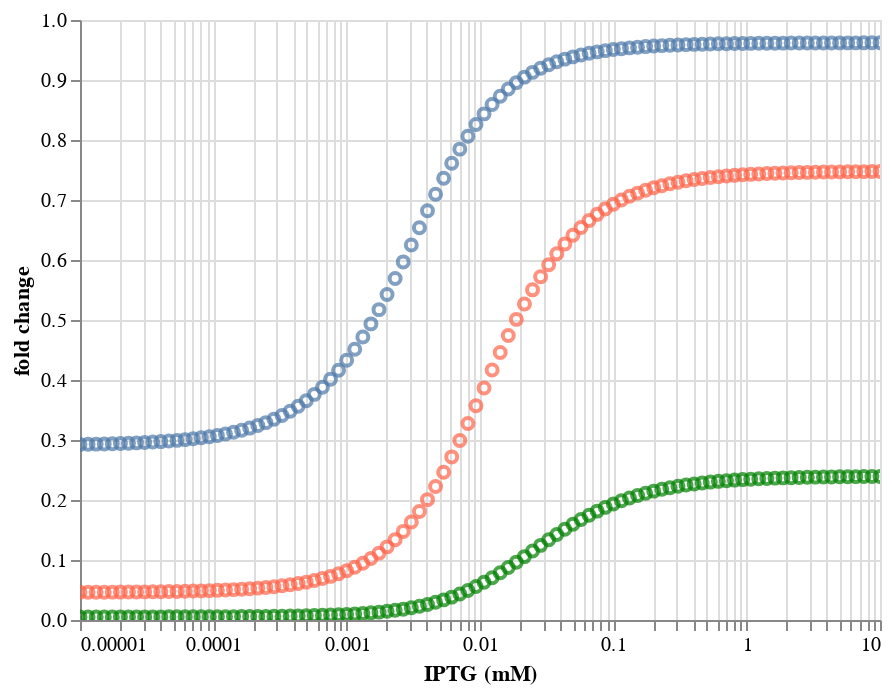

Here is the notebook cell this chart was saved with:
### Code cell
wt_the_p+q18m_the_p+q18a_the_p

### Figure 1 — Vega-Lite specification as saved in the notebook (floating-point values rounded to 4 significant figures)
{"$schema": "https://vega.github.io/schema/vega-lite/v2.4.3.json", "config": {"view": {"height": 300, "width": 400}}, "layer": [{"data": {"values": [{"IPTG (mM)": 1e-05, "fold change": 0.04618}, {"IPTG (mM)": 1.15e-05, "fold change": 0.04623}, {"IPTG (mM)": 1.322e-05, "fold change": 0.04629}, {"IPTG (mM)": 1.52e-05, "fold change": 0.04635}, {"IPTG (mM)": 1.748e-05, "fold change": 0.04643}, {"IPTG (mM)": 2.009e-05, "fold change": 0.04652}, {"IPTG (mM)": 2.31e-05, "fold change": 0.04662}, {"IPTG (mM)": 2.656e-05, "fold change": 0.04673}, {"IPTG (mM)": 3.054e-05, "fold change": 0.04686}, {"IPTG (mM)": 3.511e-05, "fold change": 0.04701}, {"IPTG (mM)": 4.037e-05, "fold change": 0.04719}, {"IPTG (mM)": 4.642e-05, "fold change": 0.04739}, {"IPTG (mM)": 5.337e-05, "fold change": 0.04762}, {"IPTG (mM)": 6.136e-05, "fold change": 0.04789}, {"IPTG (mM)": 7.055e-05, "fold change": 0.0482}, {"IPTG (mM)": 8.111e-05, "fold change": 0.04855}, {"IPTG (mM)": 9.326e-05, "fold change": 0.04896}, {"IPTG (mM)": 0.0001072, "fold change": 0.04943}, {"IPTG (mM)": 0.0001233, "fold change": 0.04997}, {"IPTG (mM)": 0.0001417, "fold change": 0.0506}, {"IPTG (mM)": 0.000163, "fold change": 0.05133}, {"IPTG (mM)": 0.0001874, "fold change": 0.05216}, {"IPTG (mM)": 0.0002154, "fold change": 0.05313}, {"IPTG (mM)": 0.0002477, "fold change": 0.05425}, {"IPTG (mM)": 0.0002848, "fold change": 0.05555}, {"IPTG (mM)": 0.0003275, "fold change": 0.05705}, {"IPTG (mM)": 0.0003765, "fold change": 0.05879}, {"IPTG (mM)": 0.0004329, "fold change": 0.06081}, {"IPTG (mM)": 0.0004977, "fold change": 0.06315}, {"IPTG (mM)": 0.0005722, "fold change": 0.06588}, {"IPTG (mM)": 0.0006579, "fold change": 0.06905}, {"IPTG (mM)": 0.0007565, "fold change": 0.07273}, {"IPTG (mM)": 0.0008697, "fold change": 0.07702}, {"IPTG (mM)": 0.001, "fold change": 0.08201}, {"IPTG (mM)": 0.00115, "fold change": 0.08781}, {"IPTG (mM)": 0.001322, "fold change": 0.09455}, {"IPTG (mM)": 0.00152, "fold change": 0.1024}, {"IPTG (mM)": 0.001748, "fold change": 0.1114}, {"IPTG (mM)": 0.002009, "fold change": 0.1219}, {"IPTG (mM)": 0.00231, "fold change": 0.1339}, {"IPTG (mM)": 0.002656, "fold change": 0.1477}, {"IPTG (mM)": 0.003054, "fold change": 0.1633}, {"IPTG (mM)": 0.003511, "fold change": 0.1809}, {"IPTG (mM)": 0.004037, "fold change": 0.2006}, {"IPTG (mM)": 0.004642, "fold change": 0.2224}, {"IPTG (mM)": 0.005337, "fold change": 0.2462}, {"IPTG (mM)": 0.006136, "fold change": 0.2718}, {"IPTG (mM)": 0.007055, "fold change": 0.2991}, {"IPTG (mM)": 0.008111, "fold change": 0.3276}, {"IPTG (mM)": 0.009326, "fold change": 0.357}, {"IPTG (mM)": 0.01072, "fold change": 0.3868}, {"IPTG (mM)": 0.01233, "fold change": 0.4165}, {"IPTG (mM)": 0.01417, "fold change": 0.4458}, {"IPTG (mM)": 0.0163, "fold change": 0.4741}, {"IPTG (mM)": 0.01874, "fold change": 0.5011}, {"IPTG (mM)": 0.02154, "fold change": 0.5265}, {"IPTG (mM)": 0.02477, "fold change": 0.5503}, {"IPTG (mM)": 0.02848, "fold change": 0.5721}, {"IPTG (mM)": 0.03275, "fold change": 0.5921}, {"IPTG (mM)": 0.03765, "fold change": 0.6103}, {"IPTG (mM)": 0.04329, "fold change": 0.6266}, {"IPTG (mM)": 0.04977, "fold change": 0.6412}, {"IPTG (mM)": 0.05722, "fold change": 0.6543}, {"IPTG (mM)": 0.06579, "fold change": 0.6659}, {"IPTG (mM)": 0.07565, "fold change": 0.6761}, {"IPTG (mM)": 0.08697, "fold change": 0.6851}, {"IPTG (mM)": 0.1, "fold change": 0.6931}, {"IPTG (mM)": 0.115, "fold change": 0.7}, {"IPTG (mM)": 0.1322, "fold change": 0.7061}, {"IPTG (mM)": 0.152, "fold change": 0.7115}, {"IPTG (mM)": 0.1748, "fold change": 0.7162}, {"IPTG (mM)": 0.2009, "fold change": 0.7203}, {"IPTG (mM)": 0.231, "fold change": 0.7238}, {"IPTG (mM)": 0.2656, "fold change": 0.727}, {"IPTG (mM)": 0.3054, "fold change": 0.7297}, {"IPTG (mM)": 0.3511, "fold change": 0.7321}, {"IPTG (mM)": 0.4037, "fold change": 0.7341}, {"IPTG (mM)": 0.4642, "fold change": 0.7359}, {"IPTG (mM)": 0.5337, "fold change": 0.7375}, {"IPTG (mM)": 0.6136, "fold change": 0.7389}, {"IPTG (mM)": 0.7055, "fold change": 0.74}, {"IPTG (mM)": 0.8111, "fold change": 0.7411}, {"IPTG (mM)": 0.9326, "fold change": 0.742}, {"IPTG (mM)": 1.072, "fold change": 0.7428}, {"IPTG (mM)": 1.233, "fold change": 0.7435}, {"IPTG (mM)": 1.417, "fold change": 0.744}, {"IPTG (mM)": 1.63, "fold change": 0.7446}, {"IPTG (mM)": 1.874, "fold change": 0.745}, {"IPTG (mM)": 2.154, "fold change": 0.7454}, {"IPTG (mM)": 2.477, "fold change": 0.7457}, {"IPTG (mM)": 2.848, "fold change": 0.746}, {"IPTG (mM)": 3.275, "fold change": 0.7463}, {"IPTG (mM)": 3.765, "fold change": 0.7465}, {"IPTG (mM)": 4.329, "fold change": 0.7467}, {"IPTG (mM)": 4.977, "fold change": 0.7469}, {"IPTG (mM)": 5.722, "fold change": 0.747}, {"IPTG (mM)": 6.579, "fold change": 0.7472}, {"IPTG (mM)": 7.565, "fold change": 0.7473}, {"IPTG (mM)": 8.697, "fold change": 0.7474}, {"IPTG (mM)": 10, "fold change": 0.7475}]}, "encoding": {"x": {"field": "IPTG (mM)", "scale": {"type": "log"}, "type": "quantitative"}, "y": {"field": "fold change", "type": "quantitative"}}, "mark": {"color": "tomato", "type": "point"}, "selection": {"selector027": {"bind": "scales", "encodings": ["x", "y"], "mark": {"fill": "#333", "fillOpacity": 0.125, "stroke": "white"}, "on": "[mousedown, window:mouseup] > window:mousemove!", "resolve": "global", "translate": "[mousedown, window:mouseup] > window:mousemove!", "type": "interval", "zoom": "wheel!"}}}, {"data": {"values": [{"IPTG (mM)": 1e-05, "fold change": 0.005117}, {"IPTG (mM)": 1.15e-05, "fold change": 0.005123}, {"IPTG (mM)": 1.322e-05, "fold change": 0.00513}, {"IPTG (mM)": 1.52e-05, "fold change": 0.005137}, {"IPTG (mM)": 1.748e-05, "fold change": 0.005146}, {"IPTG (mM)": 2.009e-05, "fold change": 0.005156}, {"IPTG (mM)": 2.31e-05, "fold change": 0.005167}, {"IPTG (mM)": 2.656e-05, "fold change": 0.005181}, {"IPTG (mM)": 3.054e-05, "fold change": 0.005196}, {"IPTG (mM)": 3.511e-05, "fold change": 0.005213}, {"IPTG (mM)": 4.037e-05, "fold change": 0.005234}, {"IPTG (mM)": 4.642e-05, "fold change": 0.005257}, {"IPTG (mM)": 5.337e-05, "fold change": 0.005284}, {"IPTG (mM)": 6.136e-05, "fold change": 0.005315}, {"IPTG (mM)": 7.055e-05, "fold change": 0.00535}, {"IPTG (mM)": 8.111e-05, "fold change": 0.005392}, {"IPTG (mM)": 9.326e-05, "fold change": 0.005439}, {"IPTG (mM)": 0.0001072, "fold change": 0.005494}, {"IPTG (mM)": 0.0001233, "fold change": 0.005557}, {"IPTG (mM)": 0.0001417, "fold change": 0.00563}, {"IPTG (mM)": 0.000163, "fold change": 0.005715}, {"IPTG (mM)": 0.0001874, "fold change": 0.005812}, {"IPTG (mM)": 0.0002154, "fold change": 0.005926}, {"IPTG (mM)": 0.0002477, "fold change": 0.006057}, {"IPTG (mM)": 0.0002848, "fold change": 0.006209}, {"IPTG (mM)": 0.0003275, "fold change": 0.006386}, {"IPTG (mM)": 0.0003765, "fold change": 0.006592}, {"IPTG (mM)": 0.0004329, "fold change": 0.006831}, {"IPTG (mM)": 0.0004977, "fold change": 0.00711}, {"IPTG (mM)": 0.0005722, "fold change": 0.007436}, {"IPTG (mM)": 0.0006579, "fold change": 0.007817}, {"IPTG (mM)": 0.0007565, "fold change": 0.008263}, {"IPTG (mM)": 0.0008697, "fold change": 0.008786}, {"IPTG (mM)": 0.001, "fold change": 0.0094}, {"IPTG (mM)": 0.00115, "fold change": 0.01012}, {"IPTG (mM)": 0.001322, "fold change": 0.01097}, {"IPTG (mM)": 0.00152, "fold change": 0.01197}, {"IPTG (mM)": 0.001748, "fold change": 0.01315}, {"IPTG (mM)": 0.002009, "fold change": 0.01453}, {"IPTG (mM)": 0.00231, "fold change": 0.01616}, {"IPTG (mM)": 0.002656, "fold change": 0.01807}, {"IPTG (mM)": 0.003054, "fold change": 0.02031}, {"IPTG (mM)": 0.003511, "fold change": 0.02293}, {"IPTG (mM)": 0.004037, "fold change": 0.02597}, {"IPTG (mM)": 0.004642, "fold change": 0.02948}, {"IPTG (mM)": 0.005337, "fold change": 0.03353}, {"IPTG (mM)": 0.006136, "fold change": 0.03814}, {"IPTG (mM)": 0.007055, "fold change": 0.04336}, {"IPTG (mM)": 0.008111, "fold change": 0.04921}, {"IPTG (mM)": 0.009326, "fold change": 0.0557}, {"IPTG (mM)": 0.01072, "fold change": 0.0628}, {"IPTG (mM)": 0.01233, "fold change": 0.07049}, {"IPTG (mM)": 0.01417, "fold change": 0.07872}, {"IPTG (mM)": 0.0163, "fold change": 0.08738}, {"IPTG (mM)": 0.01874, "fold change": 0.0964}, {"IPTG (mM)": 0.02154, "fold change": 0.1057}, {"IPTG (mM)": 0.02477, "fold change": 0.115}, {"IPTG (mM)": 0.02848, "fold change": 0.1244}, {"IPTG (mM)": 0.03275, "fold change": 0.1336}, {"IPTG (mM)": 0.03765, "fold change": 0.1426}, {"IPTG (mM)": 0.04329, "fold change": 0.1513}, {"IPTG (mM)": 0.04977, "fold change": 0.1596}, {"IPTG (mM)": 0.05722, "fold change": 0.1674}, {"IPTG (mM)": 0.06579, "fold change": 0.1747}, {"IPTG (mM)": 0.07565, "fold change": 0.1815}, {"IPTG (mM)": 0.08697, "fold change": 0.1877}, {"IPTG (mM)": 0.1, "fold change": 0.1935}, {"IPTG (mM)": 0.115, "fold change": 0.1987}, {"IPTG (mM)": 0.1322, "fold change": 0.2034}, {"IPTG (mM)": 0.152, "fold change": 0.2076}, {"IPTG (mM)": 0.1748, "fold change": 0.2114}, {"IPTG (mM)": 0.2009, "fold change": 0.2148}, {"IPTG (mM)": 0.231, "fold change": 0.2178}, {"IPTG (mM)": 0.2656, "fold change": 0.2205}, {"IPTG (mM)": 0.3054, "fold change": 0.2229}, {"IPTG (mM)": 0.3511, "fold change": 0.2249}, {"IPTG (mM)": 0.4037, "fold change": 0.2268}, {"IPTG (mM)": 0.4642, "fold change": 0.2284}, {"IPTG (mM)": 0.5337, "fold change": 0.2298}, {"IPTG (mM)": 0.6136, "fold change": 0.2311}, {"IPTG (mM)": 0.7055, "fold change": 0.2322}, {"IPTG (mM)": 0.8111, "fold change": 0.2332}, {"IPTG (mM)": 0.9326, "fold change": 0.234}, {"IPTG (mM)": 1.072, "fold change": 0.2347}, {"IPTG (mM)": 1.233, "fold change": 0.2354}, {"IPTG (mM)": 1.417, "fold change": 0.2359}, {"IPTG (mM)": 1.63, "fold change": 0.2364}, {"IPTG (mM)": 1.874, "fold change": 0.2369}, {"IPTG (mM)": 2.154, "fold change": 0.2372}, {"IPTG (mM)": 2.477, "fold change": 0.2376}, {"IPTG (mM)": 2.848, "fold change": 0.2378}, {"IPTG (mM)": 3.275, "fold change": 0.2381}, {"IPTG (mM)": 3.765, "fold change": 0.2383}, {"IPTG (mM)": 4.329, "fold change": 0.2385}, {"IPTG (mM)": 4.977, "fold change": 0.2387}, {"IPTG (mM)": 5.722, "fold change": 0.2388}, {"IPTG (mM)": 6.579, "fold change": 0.2389}, {"IPTG (mM)": 7.565, "fold change": 0.239}, {"IPTG (mM)": 8.697, "fold change": 0.2391}, {"IPTG (mM)": 10, "fold change": 0.2392}]}, "encoding": {"x": {"field": "IPTG (mM)", "scale": {"type": "log"}, "type": "quantitative"}, "y": {"field": "fold change", "type": "quantitative"}}, "mark": {"color": "green", "type": "point"}, "selection": {"selector028": {"bind": "scales", "encodings": ["x", "y"], "mark": {"fill": "#333", "fillOpacity": 0.125, "stroke": "white"}, "on": "[mousedown, window:mouseup] > window:mousemove!", "resolve": "global", "translate": "[mousedown, window:mouseup] > window:mousemove!", "type": "interval", "zoom": "wheel!"}}}, {"data": {"values": [{"IPTG (mM)": 1e-05, "fold change": 0.2926}, {"IPTG (mM)": 1.15e-05, "fold change": 0.2929}, {"IPTG (mM)": 1.322e-05, "fold change": 0.2931}, {"IPTG (mM)": 1.52e-05, "fold change": 0.2935}, {"IPTG (mM)": 1.748e-05, "fold change": 0.2938}, {"IPTG (mM)": 2.009e-05, "fold change": 0.2942}, {"IPTG (mM)": 2.31e-05, "fold change": 0.2947}, {"IPTG (mM)": 2.656e-05, "fold change": 0.2952}, {"IPTG (mM)": 3.054e-05, "fold change": 0.2958}, {"IPTG (mM)": 3.511e-05, "fold change": 0.2965}, {"IPTG (mM)": 4.037e-05, "fold change": 0.2974}, {"IPTG (mM)": 4.642e-05, "fold change": 0.2983}, {"IPTG (mM)": 5.337e-05, "fold change": 0.2994}, {"IPTG (mM)": 6.136e-05, "fold change": 0.3006}, {"IPTG (mM)": 7.055e-05, "fold change": 0.302}, {"IPTG (mM)": 8.111e-05, "fold change": 0.3036}, {"IPTG (mM)": 9.326e-05, "fold change": 0.3055}, {"IPTG (mM)": 0.0001072, "fold change": 0.3076}, {"IPTG (mM)": 0.0001233, "fold change": 0.3101}, {"IPTG (mM)": 0.0001417, "fold change": 0.3129}, {"IPTG (mM)": 0.000163, "fold change": 0.3161}, {"IPTG (mM)": 0.0001874, "fold change": 0.3198}, {"IPTG (mM)": 0.0002154, "fold change": 0.3241}, {"IPTG (mM)": 0.0002477, "fold change": 0.3289}, {"IPTG (mM)": 0.0002848, "fold change": 0.3345}, {"IPTG (mM)": 0.0003275, "fold change": 0.3408}, {"IPTG (mM)": 0.0003765, "fold change": 0.348}, {"IPTG (mM)": 0.0004329, "fold change": 0.3562}, {"IPTG (mM)": 0.0004977, "fold change": 0.3655}, {"IPTG (mM)": 0.0005722, "fold change": 0.376}, {"IPTG (mM)": 0.0006579, "fold change": 0.3879}, {"IPTG (mM)": 0.0007565, "fold change": 0.4013}, {"IPTG (mM)": 0.0008697, "fold change": 0.4162}, {"IPTG (mM)": 0.001, "fold change": 0.4329}, {"IPTG (mM)": 0.00115, "fold change": 0.4513}, {"IPTG (mM)": 0.001322, "fold change": 0.4715}, {"IPTG (mM)": 0.00152, "fold change": 0.4935}, {"IPTG (mM)": 0.001748, "fold change": 0.5173}, {"IPTG (mM)": 0.002009, "fold change": 0.5425}, {"IPTG (mM)": 0.00231, "fold change": 0.5692}, {"IPTG (mM)": 0.002656, "fold change": 0.5968}, {"IPTG (mM)": 0.003054, "fold change": 0.6251}, {"IPTG (mM)": 0.003511, "fold change": 0.6537}, {"IPTG (mM)": 0.004037, "fold change": 0.682}, {"IPTG (mM)": 0.004642, "fold change": 0.7096}, {"IPTG (mM)": 0.005337, "fold change": 0.7362}, {"IPTG (mM)": 0.006136, "fold change": 0.7613}, {"IPTG (mM)": 0.007055, "fold change": 0.7848}, {"IPTG (mM)": 0.008111, "fold change": 0.8063}, {"IPTG (mM)": 0.009326, "fold change": 0.8259}, {"IPTG (mM)": 0.01072, "fold change": 0.8435}, {"IPTG (mM)": 0.01233, "fold change": 0.8592}, {"IPTG (mM)": 0.01417, "fold change": 0.873}, {"IPTG (mM)": 0.0163, "fold change": 0.8851}, {"IPTG (mM)": 0.01874, "fold change": 0.8956}, {"IPTG (mM)": 0.02154, "fold change": 0.9048}, {"IPTG (mM)": 0.02477, "fold change": 0.9127}, {"IPTG (mM)": 0.02848, "fold change": 0.9195}, {"IPTG (mM)": 0.03275, "fold change": 0.9254}, {"IPTG (mM)": 0.03765, "fold change": 0.9305}, {"IPTG (mM)": 0.04329, "fold change": 0.9348}, {"IPTG (mM)": 0.04977, "fold change": 0.9385}, {"IPTG (mM)": 0.05722, "fold change": 0.9418}, {"IPTG (mM)": 0.06579, "fold change": 0.9445}, {"IPTG (mM)": 0.07565, "fold change": 0.9469}, {"IPTG (mM)": 0.08697, "fold change": 0.949}, {"IPTG (mM)": 0.1, "fold change": 0.9507}, {"IPTG (mM)": 0.115, "fold change": 0.9522}, {"IPTG (mM)": 0.1322, "fold change": 0.9536}, {"IPTG (mM)": 0.152, "fold change": 0.9547}, {"IPTG (mM)": 0.1748, "fold change": 0.9557}, {"IPTG (mM)": 0.2009, "fold change": 0.9565}, {"IPTG (mM)": 0.231, "fold change": 0.9573}, {"IPTG (mM)": 0.2656, "fold change": 0.9579}, {"IPTG (mM)": 0.3054, "fold change": 0.9584}, {"IPTG (mM)": 0.3511, "fold change": 0.9589}, {"IPTG (mM)": 0.4037, "fold change": 0.9593}, {"IPTG (mM)": 0.4642, "fold change": 0.9597}, {"IPTG (mM)": 0.5337, "fold change": 0.96}, {"IPTG (mM)": 0.6136, "fold change": 0.9603}, {"IPTG (mM)": 0.7055, "fold change": 0.9605}, {"IPTG (mM)": 0.8111, "fold change": 0.9607}, {"IPTG (mM)": 0.9326, "fold change": 0.9609}, {"IPTG (mM)": 1.072, "fold change": 0.961}, {"IPTG (mM)": 1.233, "fold change": 0.9612}, {"IPTG (mM)": 1.417, "fold change": 0.9613}, {"IPTG (mM)": 1.63, "fold change": 0.9614}, {"IPTG (mM)": 1.874, "fold change": 0.9615}, {"IPTG (mM)": 2.154, "fold change": 0.9616}, {"IPTG (mM)": 2.477, "fold change": 0.9616}, {"IPTG (mM)": 2.848, "fold change": 0.9617}, {"IPTG (mM)": 3.275, "fold change": 0.9617}, {"IPTG (mM)": 3.765, "fold change": 0.9618}, {"IPTG (mM)": 4.329, "fold change": 0.9618}, {"IPTG (mM)": 4.977, "fold change": 0.9619}, {"IPTG (mM)": 5.722, "fold change": 0.9619}, {"IPTG (mM)": 6.579, "fold change": 0.9619}, {"IPTG (mM)": 7.565, "fold change": 0.9619}, {"IPTG (mM)": 8.697, "fold change": 0.9619}, {"IPTG (mM)": 10, "fold change": 0.962}]}, "encoding": {"x": {"field": "IPTG (mM)", "scale": {"type": "log"}, "type": "quantitative"}, "y": {"field": "fold change", "type": "quantitative"}}, "mark": "point", "selection": {"selector029": {"bind": "scales", "encodings": ["x", "y"], "mark": {"fill": "#333", "fillOpacity": 0.125, "stroke": "white"}, "on": "[mousedown, window:mouseup] > window:mousemove!", "resolve": "global", "translate": "[mousedown, window:mouseup] > window:mousemove!", "type": "interval", "zoom": "wheel!"}}}]}
